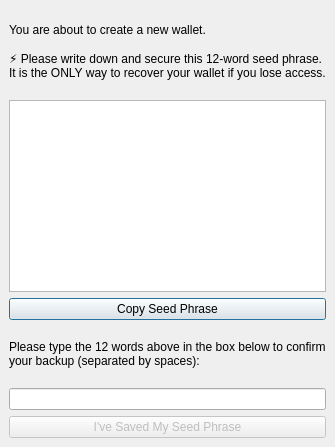
<?xml version="1.0" encoding="UTF-8"?>
<ui version="4.0">
 <class>CreateWalletDialog</class>
 <widget class="QDialog" name="CreateWalletDialog">
  <property name="windowTitle">
   <string>Create New Wallet</string>
  </property>
  <layout class="QVBoxLayout" name="verticalLayout">
   <item>
    <widget class="QLabel" name="introLabel">
     <property name="text">
      <string>
You are about to create a new wallet.

⚡️ Please write down and secure this 12-word seed phrase. 
It is the ONLY way to recover your wallet if you lose access.
      </string>
     </property>
     <property name="wordWrap">
      <bool>true</bool>
     </property>
    </widget>
   </item>
   <item>
    <widget class="QTextEdit" name="seedDisplay">
     <property name="readOnly">
      <bool>true</bool>
     </property>
     <property name="fontPointSize">
      <number>16</number>
     </property>
     <property name="minimumHeight">
      <number>48</number>
     </property>
    </widget>
   </item>
   <item>
    <widget class="QPushButton" name="copySeedButton">
     <property name="text">
      <string>Copy Seed Phrase</string>
     </property>
    </widget>
   </item>
   <item>
    <widget class="QLabel" name="confirmLabel">
     <property name="text">
      <string>
Please type the 12 words above in the box below to confirm your backup (separated by spaces):
      </string>
     </property>
     <property name="wordWrap">
      <bool>true</bool>
     </property>
    </widget>
   </item>
   <item>
    <widget class="QLineEdit" name="seedEntry"/>
   </item>
   <item>
    <widget class="QPushButton" name="confirmButton">
     <property name="enabled">
      <bool>false</bool>
     </property>
     <property name="text">
      <string>I've Saved My Seed Phrase</string>
     </property>
    </widget>
   </item>
  </layout>
 </widget>
 <layoutdefault spacing="6" margin="9"/>
 <resources/>
 <connections/>
</ui>
